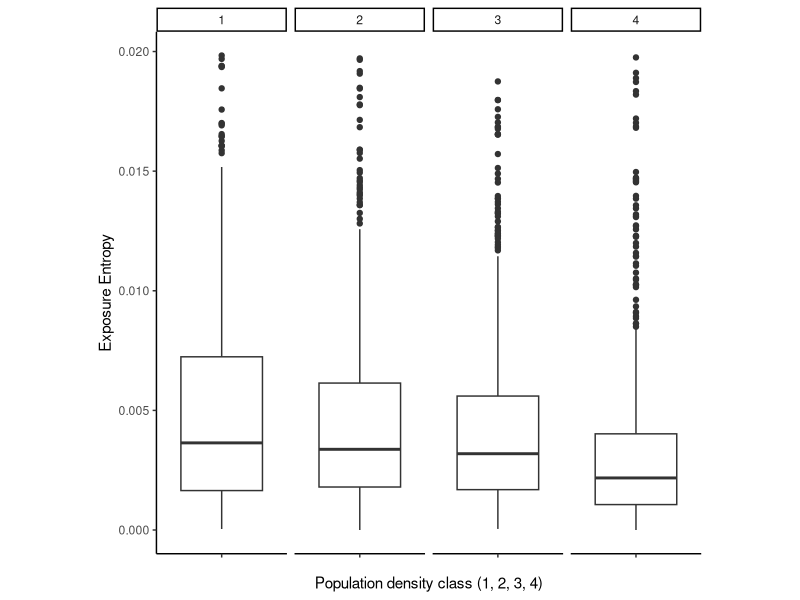
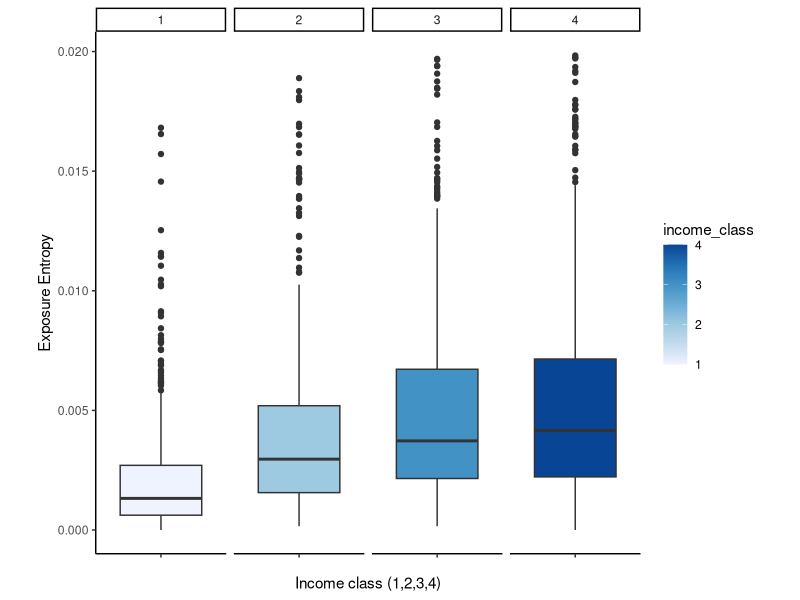
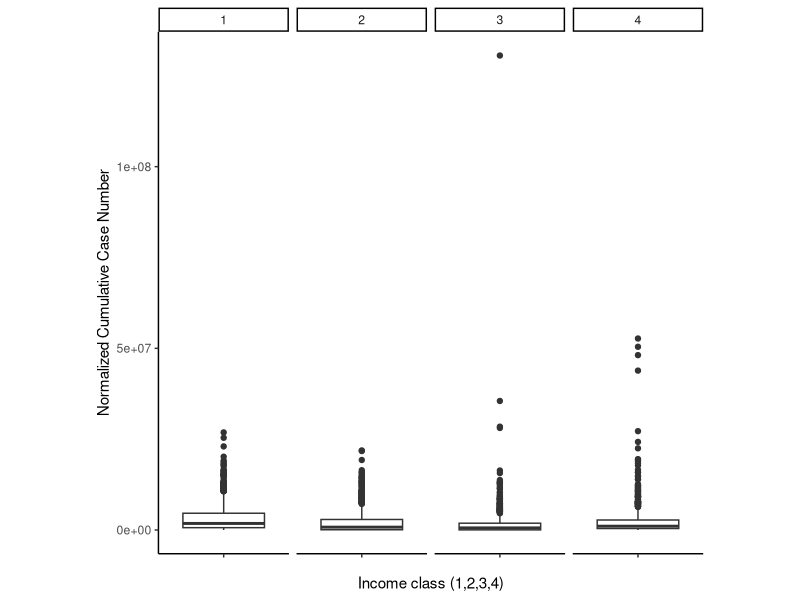
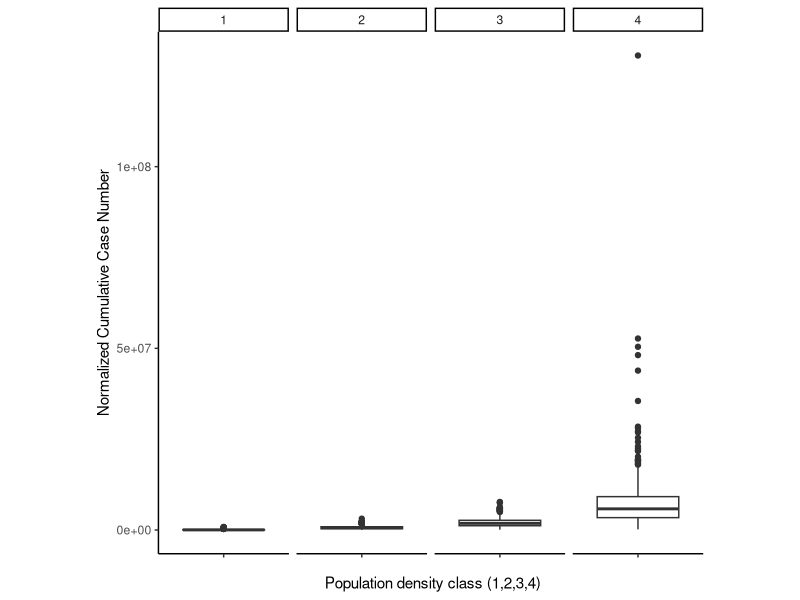
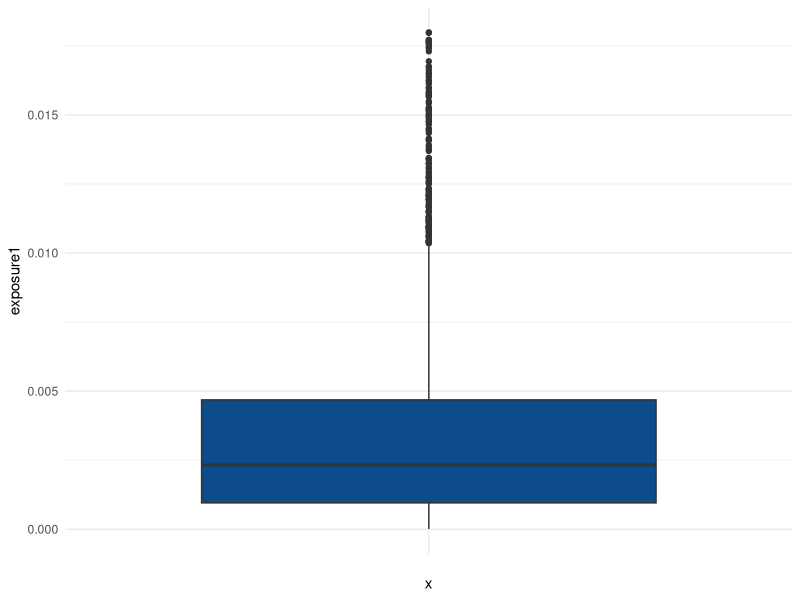

Source code (R) for these figures, in order: (Note: this script raises an error after producing the figures.)
## ---- chunk 1
knitr::opts_chunk$set(echo = TRUE)
## ---- chunk 2
library(tidyverse)
## ---- chunk 3
ct_info_cases_data = read_csv("data/ct_info_cases_data.csv")
## ---- chunk 4
ct_info_cases_data
## ---- chunk 5
table = matrix(nrow=4,ncol=4)
for (i in 1:4){
x = ct_info_cases_data %>% 
  filter(pop_density_class == i) %>% 
  select(estimate_cases4_density) %>% 
  mutate_if(is.numeric, function(x){x = replace_na(x, median(x, na.rm = TRUE))}) %>% 
    unlist(use.names = FALSE)
for (j in 1:4){
y = ct_info_cases_data %>% 
  filter(pop_density_class == j) %>% 
  select(estimate_cases4_density) %>% 
  mutate_if(is.numeric, function(x){x = replace_na(x, median(x, na.rm = TRUE))}) %>% 
  unlist(use.names = FALSE)
table[i,j] = t.test(x, y, alternative = "less")[["p.value"]]
}}
# in case of population density, the cululative estimated cases density of group 1 is significant lower than that of group 4
# in case of population density, group 1 has 
## ---- chunk 6
table
## ---- chunk 7
table = matrix(nrow=4,ncol=4)
for (i in 1:4){
x = ct_info_cases_data %>% 
  filter(income_class == i) %>% 
  select(estimate_cases4_density) %>% 
  mutate_if(is.numeric, function(x){x = replace_na(x, median(x, na.rm = TRUE))}) %>% 
    unlist(use.names = FALSE)
for (j in 1:4){
y = ct_info_cases_data %>% 
  filter(income_class == j) %>% 
  select(estimate_cases4_density) %>% 
  mutate_if(is.numeric, function(x){x = replace_na(x, median(x, na.rm = TRUE))}) %>% 
  unlist(use.names = FALSE)
table[i,j] = t.test(x, y, alternative = "less")[["p.value"]]
}}
table
## ---- chunk 8
ct_info_cases_data %>%
 filter(exposure4 >= 0 & exposure4 <= 0.02 | is.na(exposure4)) %>%
 ggplot() +
 aes(x = "", y = exposure4, group = pop_density_class) +
 geom_boxplot() +
 scale_color_distiller(palette = "Greens",direction = 1) +
 labs(x = "Population density class (1, 2, 3, 4)", y = "Exposure Entropy") +
 theme_classic() +
 theme(aspect.ratio = 4) +
 facet_grid(vars(), vars(pop_density_class))
## ---- chunk 9
ct_info_cases_data %>%
 filter(exposure4 >= 0 & exposure4 <= 0.02 | is.na(exposure4)) %>%
 ggplot() +
 aes(x = "", y = exposure4, fill= income_class, group = income_class) +
 geom_boxplot() +
# scale_color_grey(start=0.8, end=0.2)+
 scale_fill_distiller(palette = "Blues" ,direction = 1) +
 labs(x = "Income class (1,2,3,4)", y = "Exposure Entropy") +
 theme_classic() +
 theme(aspect.ratio = 4) +
 facet_grid(vars(), vars(income_class))
## ---- chunk 10

library(dplyr)
library(ggplot2)

ggplot(ct_info_cases_data) +
 aes(x = "", y = estimate_cases4_density, color=, group = income_class) +
 geom_boxplot() +
  scale_color_distiller(palette = "Purples",direction = 1) +
 labs(x = "Income class (1,2,3,4)", y = "Normalized Cumulative Case Number") +
 theme_classic() +
 theme(aspect.ratio = 4) +
 facet_grid(vars(), vars(income_class))

## ---- chunk 11
ggplot(ct_info_cases_data) +
 aes(x = "", y = estimate_cases4_density, color = , group = pop_density_class) +
 geom_boxplot() +
  scale_color_distiller(palette = "Oranges",direction = 1) +
 labs(x = " Population density class (1,2,3,4)", y = "Normalized Cumulative Case Number") +
 theme_classic() +
 theme(aspect.ratio = 4) +
 facet_grid(vars(), vars(pop_density_class))
## ---- chunk 12
library(dplyr)
library(ggplot2)

ct_info_cases_data %>%
 filter(exposure1 >= 0 & exposure1 <= 0.018) %>%
 ggplot() +
 aes(x = "", y = exposure1) +
 geom_boxplot(fill = "#0c4c8a") +
 theme_minimal()
## ---- chunk 13
logtrns = function(x){
  log(1+x)
}
interval = c(0.1, 0.2, 0.5, 0.8, 0.9)

quantile(logtrns(ct_info_cases_data$exposure1),probs=interval)
quantile(logtrns(ct_info_cases_data$exposure2),probs=interval)
quantile(logtrns(ct_info_cases_data$exposure3),probs=interval)
quantile(logtrns(ct_info_cases_data$exposure4),probs=interval,na.rm = TRUE)
## ---- chunk 14
rural_exposure = ct_info_cases_data %>% 
  filter(income_class == 4) %>% 
  filter(pop_density_class %in% c(1,2)) %>%
  select(exposure4) 

urban_exposure = ct_info_cases_data %>% 
  filter(income_class == 4) %>% 
  filter(pop_density_class %in% c(3,4)) %>%
  select(exposure4) 

t.test(rural_exposure, urban_exposure, alternative = "less")[["p.value"]]
# income_class
# pop_density_class
## ---- chunk 15
rural_cases = ct_info_cases_data %>% 
  filter(income_class == 4) %>% 
  filter(pop_density_class %in% c(1,2)) %>%
  select(estimate_cases4_density) 

urban_cases = ct_info_cases_data %>% 
  filter(income_class == 4) %>% 
  filter(pop_density_class %in% c(3,4)) %>%
  select(estimate_cases4_density) 

t.test(rural_cases, urban_cases, alternative = "less")[["p.value"]]
# income_class
# pop_density_class
## ---- chunk 16
# # RU_plot_vector = c("boxplot_rural", "boxplot_urban")
# RU_plot_vector = c(paste0("RU_boxplot", 1:2))
# RU_group_vector = c(c(1,2),c(3,4))
# xlab_vector = c("Rural Area", "Urban Area")
# ylab_vector = c("", "")
# for (i in 1:2){
#   RU_group = c(2*i-1, 2*i)
#   xlab = xlab_vector[i]
#   ylab = ylab_vector[i]
#   # median = median(ct_info_cases_data[ct_info_cases_data$exposure4 >= 0  & ct_info_cases_data$exposure4 <= 0.1 & ct_info_cases_data$pop_density_class %in% c(1,2),]$exposure4, na.rm = TRUE)
#   median = median(c(ct_info_cases_data %>%
#    filter(pop_density_class %in% c(2*i-1, 2*i)) %>% # urban area
#    filter(exposure4 >= 0  | is.na(exposure4)) %>% 
#     select(exposure4))[[1]],na.rm = TRUE)
#   RU_plot = ct_info_cases_data %>%
#    filter(pop_density_class %in% RU_group) %>% # urban area
#    filter(exposure4 >= 0 | is.na(exposure4)) %>%
#    ggplot() +
#    aes(x = "", y = exposure4, group = income_class) +
#    geom_boxplot() +
#     geom_hline(aes(yintercept = median(c(ct_info_cases_data %>%
#    filter(pop_density_class %in% RU_group) %>% # urban area
#    filter(exposure4 >= 0  | is.na(exposure4)) %>% 
#     select(exposure4))[[1]],na.rm = TRUE)), col = "#990000", linetype = 5, show.legend = FALSE) +
#    coord_cartesian(ylim = c(0,0.015)) +
#   # scale_color_grey(start=0.8, end=0.2)+
#   # scale_fill_distiller(palette = "Blues" ,direction = 1) +
#    labs(x = xlab, y = ylab) + 
#    theme_classic() +
#    theme(aspect.ratio = 5) +
#    facet_grid(vars(), vars(income_class))
#   
#    assign(RU_plot_vector[i], RU_plot)
# }
# p = gridExtra::grid.arrange(RU_boxplot1, RU_boxplot2, ncol = 2,
#                         left = "Exposure Entropy",
#                         top = "Note: income class 1,2,3,4 stands for bottom 25% to the top 25% respectfully") 
# ggsave( "mtcars.png", plot = p)
## ---- chunk 17
median1 = median(c(ct_info_cases_data %>%
   filter(pop_density_class %in% c(1,2)) %>% # urban area
   filter(exposure2 >= 0  | is.na(exposure2)) %>% 
    select(exposure2))[[1]],na.rm = TRUE)
RU_boxplot1 = ct_info_cases_data %>%
   filter(pop_density_class %in% c(1,2)) %>% # urban area
   filter(exposure2 >= 0 | is.na(exposure2)) %>%
   ggplot() +
   aes(x = "", y = exposure2, group = income_class) +
   geom_boxplot() +
    geom_hline(aes(yintercept = median1), col = "#990000", linetype = 5, show.legend = FALSE) +
   coord_cartesian(ylim = c(0,0.005)) +
  # scale_color_grey(start=0.8, end=0.2)+
  # scale_fill_distiller(palette = "Blues" ,direction = 1) +
   labs(x = "Rural Area", y = "") + 
   theme_classic() +
   theme(aspect.ratio = 5) +
   facet_grid(vars(), vars(income_class))

median2 = median(c(ct_info_cases_data %>%
   filter(pop_density_class %in% c(3,4)) %>% # urban area
   filter(exposure2 >= 0  | is.na(exposure2)) %>% 
    select(exposure2))[[1]],na.rm = TRUE)
RU_boxplot2 = ct_info_cases_data %>%
   filter(pop_density_class %in% c(3,4)) %>% # urban area
   filter(exposure2 >= 0 | is.na(exposure2)) %>%
   ggplot() +
   aes(x = "", y = exposure2, group = income_class) +
   geom_boxplot() +
    geom_hline(aes(yintercept = median2), col = "#990000", linetype = 5, show.legend = FALSE) +
   coord_cartesian(ylim = c(0,0.010)) +
  # scale_color_grey(start=0.8, end=0.2)+
  # scale_fill_distiller(palette = "Blues" ,direction = 1) +
   labs(x = "Urban Area", y = "") + 
   theme_classic() +
   theme(aspect.ratio = 5) +
   facet_grid(vars(), vars(income_class))

p = gridExtra::grid.arrange(RU_boxplot1, RU_boxplot2, ncol = 2,
                        left = "Exposure Entropy",
                        top = "COVID-19 Exposure Entropy during Phase 2 in Rural and Urban Illinois") 
ggsave( "/Users/zhangyuqi/Desktop/COVID-19 Exposure Entropy during Phase 2 in Rural and Urban Illinois.png", plot = p)
## ---- chunk 18
# rural area
RU_boxplot1 = ct_info_cases_data %>% 
filter(pop_density_class %in% c(1,2)) %>% # urban area
ggplot() +
 aes(x = "", y = estimate_cases4_density, color=, group = income_class) +
 geom_boxplot() +
 coord_cartesian(ylim = c(0, 6*10^6)) +
 geom_hline(aes(yintercept = median(c(ct_info_cases_data %>% 
filter(pop_density_class %in% c(1,2)) %>% select(estimate_cases4_density))[[1]])
                  ), col = "#990000", linetype = 5) +
 labs(x = "Rural Area", y = "") +
 theme_classic() +
 theme(aspect.ratio = 5) +
 facet_grid(vars(), vars(income_class))


# urban area
RU_boxplot2 = ct_info_cases_data %>% 
filter(pop_density_class %in% c(3,4)) %>% # urban area
ggplot() +
 aes(x = "", y = estimate_cases4_density, color=, group = income_class) +
 geom_boxplot() +
coord_cartesian(ylim = c(0, 15*10^6)) +
 geom_hline(aes(yintercept = median(c(ct_info_cases_data %>% filter(pop_density_class %in% c(3,4)) %>% select(estimate_cases4_density))[[1]],na.rm = TRUE)
                  ), col = "#990000", linetype = 5) +
 labs(x = "Urban Area", y = "") +
 theme_classic() +
 theme(aspect.ratio = 5) +
 facet_grid(vars(), vars(income_class))

p = gridExtra::grid.arrange(RU_boxplot1, RU_boxplot2, ncol = 2,
                        left = "Cumulative Case Number",
                        top = "COVID-19 Cumulative Case Number at the End of Phase 4 in Rural and Urban Illinois")
p = ggsave( "/Users/zhangyuqi/Desktop/COVID-19 Cumulative Case Number at the End of Phase 4 in Rural and Urban Illinois.png", plot = p)
## ---- chunk 19
table = matrix(nrow=4,ncol=4)
for (i in 1:4){
x = ct_info_cases_data %>% 
  filter(income_class == i) %>% 
  filter(pop_density_class %in% c(1,2)) %>%
  select(estimate_cases4_density) %>% 
  mutate_if(is.numeric, function(x){x = replace_na(x, median(x, na.rm = TRUE))}) %>% 
    unlist(use.names = FALSE)
for (j in 1:4){
y = ct_info_cases_data %>% 
  filter(income_class == j) %>%
  filter(pop_density_class %in% c(1,2)) %>%
  select(estimate_cases4_density) %>% 
  mutate_if(is.numeric, function(x){x = replace_na(x, median(x, na.rm = TRUE))}) %>% 
  unlist(use.names = FALSE)
table[i,j] = t.test(x, y, alternative = "less")[["p.value"]]
}}
table
## ---- chunk 20
# RU_plot_vector = c("boxplot_rural", "boxplot_urban")
RU_plot_vector = c(paste0("RU_boxplot", 1:2))
RU_group_vector = c(c(1,2),c(3,4))
xlab_vector = c("Rural Area", "Urban Area")
ylab_vector = c("", "")
for (i in 1:2){
  RU_group = RU_group_vector[i]
  xlab = xlab_vector[i]
  ylab = ylab_vector[i]
  median = 0.00150
  
  RU_plot = ct_info_cases_data %>%
   filter(pop_density_class %in% RU_group) %>% # urban area
   filter(exposure1 >= 0 & exposure1<= 0.02 | is.na(exposure1)) %>%
   ggplot() +
   aes(x = "", y = exposure1, group = income_class) +
   geom_boxplot() +
    geom_hline(aes(yintercept = median), col = "#990000", linetype = 5, show.legend = FALSE) +
   coord_cartesian(ylim = c(0,0.007)) +
  # scale_color_grey(start=0.8, end=0.2)+
  # scale_fill_distiller(palette = "Blues" ,direction = 1) +
   labs(x = xlab, y = ylab) + 
   theme_classic() +
   theme(aspect.ratio = 5) +
   facet_grid(vars(), vars(income_class))
  
   assign(RU_plot_vector[i], RU_plot)
}
p = gridExtra::grid.arrange(get(RU_plot_vector,1), RU_boxplot2, ncol = 2,
                        left = "Exposure Entropy",
                        top = "Note: income class 1,2,3,4 stands for bottom 25% to the top 25% respectfully") 
ggsave( "mtcars.png", plot = p)
